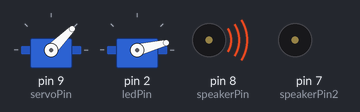
Simulated run of this sketch. Board: Arduino Uno, built with avr-gcc and run on an emulated ATmega328P. On the bench: 2 × servo, buzzer (waves = sounding, pin HIGH). Wiring (inferred from the names in the program): servo: signal pin 2. Servo pulses on a pin are drawn as a servo (544–2400 µs = 0–180°); pins used as bus, display or sensor lines are not drawn; what the sketch prints to the serial monitor is not drawn.

Above: at 0.05 s.
At 1.2 s:
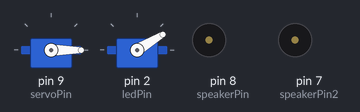
At 3.15 s:
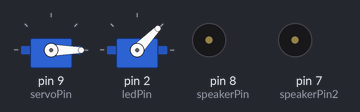
At 7.7 s:
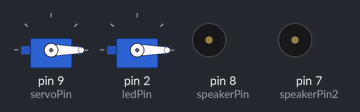
At 8.7 s:
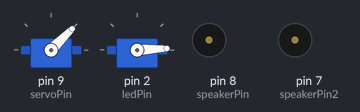
At 13.65 s:
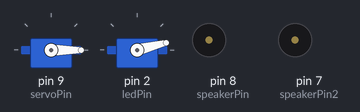
Timing chart, 0 to 18.0 s (numbered marks = the images above):
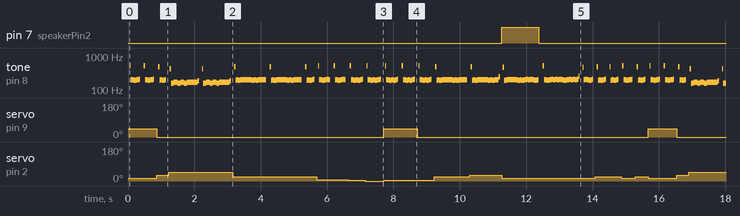

Measured:
- by itself, pin 7 (speakerPin2): alternates HIGH for 1.1 s and LOW for 14.6 s
- by itself, servo on pin 9 (servoPin): alternates 45° for 0.94 s and 0° for 6.8 s
- by itself, tone on pin 8 (speakerPin): plays 521 Hz for 0.04 s, 202 Hz for 0.08 s, 192 Hz for 0.08 s, 202 Hz for 0.08 s, 204 Hz for 0.04 s, 521 Hz for 0.04 s … (591 notes in this stretch)
- by itself, servo on pin 2 (ledPin): repeats every 15.7 s: 46° 1.9 s, 22° 2.5 s, 6° 0.96 s, 3° 0.50 s, 0° 0.56 s, 3° 1.5 s, 22° 1.1 s, 31° 0.96 s, 14° 2.8 s, 22° 0.77 s, 14° 0.43 s, 22° 0.39 s, 14° 0.87 s, 31° 0.35 s

The sketch:

servo-drummer-v7.ino
```cpp
#include <Servo.h>

const int speakerPin = 8;
const int speakerPin2 = 7;
const int ledPin = 2;
const int servoPin = 9;

Servo myservo;

int pos = 0;
//int posHit = 45;

int length = 24; // the number of notes
char notes[] = "ffdbbeeeggaBaaaedfffeefe"; // a space represents a rest
int beats[] = { 1, 1, 1, 3, 3, 3, 3, 1, 1, 1, 1, 1, 1, 1, 1, 3, 3, 3, 3, 1, 1, 1, 1, 1 };
int tempo = 100;

void playTone(int tone, int duration) {
  for (long i = 0; i < duration * 1000L; i += tone * 2) {
    digitalWrite(speakerPin, HIGH);
    digitalWrite(speakerPin2, HIGH);
    digitalWrite(ledPin, HIGH);
    delayMicroseconds(tone);
    digitalWrite(speakerPin, LOW);
    digitalWrite(speakerPin2, LOW);
    digitalWrite(ledPin, LOW);
    delayMicroseconds(tone);

    Serial.println(tone);
  }
}

void playNote(char note, int duration) {
  char names[] = {'B','a', 'g', 'f', 'e', 'd', 'b' };
  int tones[] = { 506, 568, 601, 675, 758, 851, 1012 };

  // play the tone corresponding to the note name
  for (int i = 0; i < 7; i++) {
    if (names[i] == note) {
      playTone(tones[i], duration);

      //Serial.println(tones[i]);
    }
  }
}

void setup() {

  Serial.begin(9600);

  pinMode(speakerPin, OUTPUT);
  pinMode(speakerPin2, OUTPUT);
  pinMode(ledPin, OUTPUT);

  myservo.attach(servoPin);
}

void loop() {

  for (int i = 0; i < length; i++) {

    if (i == 0){
      for (pos = 0; pos <= 45; pos += 1) {
       myservo.write(pos);
      }
    } else if(i == 2){
      for (pos = 45; pos >= 0; pos -= 1) {
       myservo.write(pos);
      }
    } else if(i == 12){
      for (pos = 0; pos <= 45; pos += 1) {
      myservo.write(pos);
      }
    } else if(i == 14){
      for (pos = 45; pos >= 0; pos -= 1) {
      myservo.write(pos);
      }
    }

    //if notes[i] == 0, servo hits, notes[i] == 2, go back to initial position
    //note[i] == 12, servo hits, notes[i] == 14, go back to initial position

    playNote(notes[i], beats[i] * tempo);

    // pause between notes

    Serial.print(notes[i]);
    Serial.print(" | ");
    Serial.println(beats[i]);

    delay(tempo);
  }

}
```
